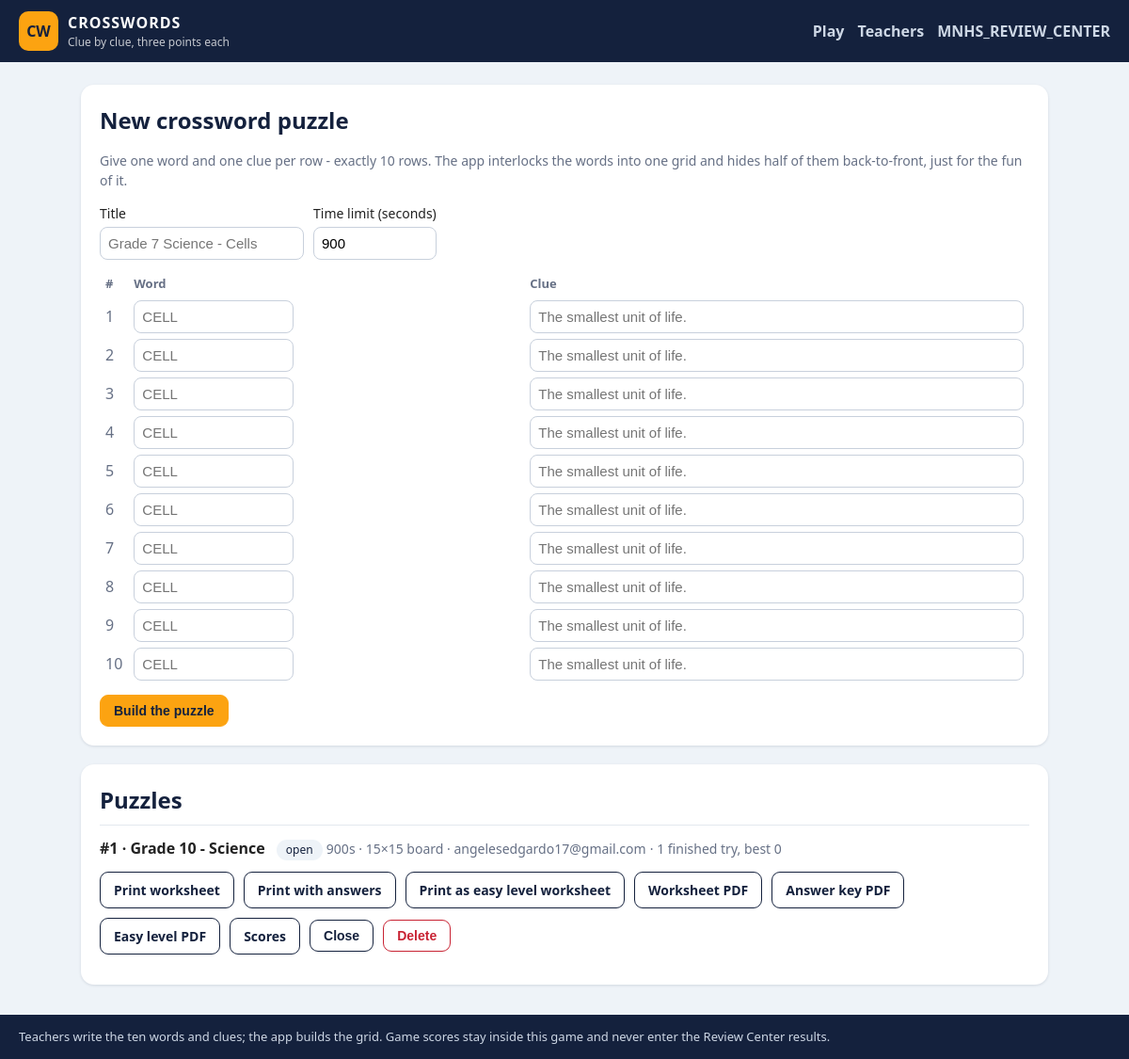
/games/crossword/manage (signed in), run on the app's committed database.
### tables this page shows
CREATE TABLE cw_puzzles(
    id INTEGER PRIMARY KEY,
    title TEXT NOT NULL,
    status TEXT NOT NULL DEFAULT 'open',
    time_limit INTEGER NOT NULL DEFAULT 900,
    seed INTEGER NOT NULL DEFAULT 0,
    rows INTEGER NOT NULL DEFAULT 0,
    cols INTEGER NOT NULL DEFAULT 0,
    grid TEXT NOT NULL DEFAULT '[]',
    placements TEXT NOT NULL DEFAULT '[]',
    created_by TEXT NOT NULL DEFAULT '',
    created TEXT NOT NULL,
    closed TEXT
);

### Crosswords/app.py (the view)
@bp.route("/manage")
def manage():
    if not admin_allowed():
        return render_template("cw_closed.html"), 403
    rows = many("SELECT * FROM cw_puzzles ORDER BY id DESC")
    stats = {r["pid"]: r for r in many(
        "SELECT puzzle_id pid, COUNT(*) plays, MAX(score) best FROM cw_attempts "
        "WHERE finished IS NOT NULL GROUP BY puzzle_id")}
    return render_template("cw_admin.html", rows=rows, stats=stats,
                           notice=request.args.get("notice"),
                           problem=request.args.get("problem"),
                           words=WORDS_PER_PUZZLE, default_limit=DEFAULT_LIMIT)

### Crosswords/app.py (called while the page is built)
def db():
    conn = getattr(_thread, "conn", None)
    if conn is None:
        conn = sqlite3.connect(DB, check_same_thread=False, timeout=20)
        conn.row_factory = sqlite3.Row
        _thread.conn = conn
    return conn

def many(sql, args=()):
    return db().execute(sql, args).fetchall()

def admin_allowed():
    if is_admin is None:
        return True
    return bool(is_admin())

@bp.context_processor
def ctx():
    return {"back_url": current_app.config.get("CROSSWORDS_BACK_URL"),
            "game_name": "Crosswords",
            "words_per_puzzle": WORDS_PER_PUZZLE,
            "points_per_word": POINTS_PER_WORD,
            "max_points": MAX_POINTS}

### app.py (called while the page is built)
def admin_db_cache(key, query):
    global _ADMIN_DB_CACHE_AT
    now = time.time()
    if now - _ADMIN_DB_CACHE_AT >= 1.0:
        _ADMIN_DB_CACHE.clear()
        _ADMIN_DB_CACHE_AT = now
    if key not in _ADMIN_DB_CACHE:
        _ADMIN_DB_CACHE[key] = query()
    return _ADMIN_DB_CACHE[key]

def normalize_caps(values):
    out = []
    for value in values or []:
        if not str(value).strip():
            continue
        key = str(value).strip().lower().replace('-', '_')
        for canonical, spellings in CAPABILITY_ALIASES.items():
            if key in spellings or key == canonical.replace('_', ' '):
                key = canonical
                break
        if key not in out:
            out.append(key)
    return out

def caps_match(want, caps):
    wanted = normalize_caps([want])
    return bool(wanted) and wanted[0] in normalize_caps(caps)

def cap_label(capability):
    folded = normalize_caps([capability])
    if not folded:
        return ''
    return CAP_LABELS.get(folded[0], folded[0].replace('_', ' '))

def admin_levels():
    def load():
        out = {level: [] for level in reversed(ADMIN_LEVELS)}
        for row in admin_sql('SELECT level, capability FROM roles ORDER BY level',
                             as_rows=True):
            out.setdefault(row['level'], []).append(row['capability'])
        return out
    return admin_db_cache('levels', load)

def roles_for(level):
    if not level:
        return []
    key = LEGACY_LEVEL_KEYS.get(level, level)
    caps = normalize_caps(admin_levels().get(key))
    return caps or level_caps(key)

def current_user():
    uid = session.get('user_id')
    if not uid:
        return None
    return db.session.get(User, uid)

def is_admin(user):
    return bool(user) and (user.email or '').strip().lower() == ADMIN_EMAIL

### Crosswords/templates/cw_admin.html (shortened to what this page needs)
{% extends "cw_base.html" %}
{% block body %}
<section class="card">
  <h2>New crossword puzzle</h2>
  <p class="muted">Give one word and one clue per row - exactly {{ words }} rows.
    The app interlocks the words into one grid and hides half of them
    back-to-front, just for the fun of it.</p>
  <form method="post" action="{{ url_for('crossword.create') }}" class="create">
    <div class="row">
      <label>Title
        <input name="title" maxlength="120" required
               value="{{ form.title if form else '' }}" placeholder="Grade 7 Science - Cells">
      </label>
      <label>Time limit (seconds)
        <input name="time_limit" type="number" min="60" max="3600" step="30"
               value="{{ form.time_limit if form else default_limit }}">
      </label>
    </div>
    <table class="wordlist">
      <tr><th>#</th><th>Word</th><th>Clue</th></tr>
      {% for i in range(words) %}
      <tr>
        <td>{{ i + 1 }}</td>
        <td><input name="word[]" maxlength="15" placeholder="CELL"
                   value="{{ form.words[i] if form and form.words|length > i else '' }}"></td>
        <td><input name="clue[]" maxlength="300" placeholder="The smallest unit of life."
                   value="{{ form.clues[i] if form and form.clues|length > i else '' }}"></td>
      </tr>
      {% endfor %}
    </table>
    <button class="btn primary" type="submit">Build the puzzle</button>
  </form>
</section>
<section class="card">
  <h2>Puzzles</h2>
  {% for r in rows %}
    <div class="puzzle-row">
      <div>
        <b>#{{ r.id }} &middot; {{ r.title }}</b>
        <span class="chip {{ 'off' if r.status == 'closed' }}">{{ r.status }}</span>
        <span class="muted">{{ r.time_limit }}s &middot; {{ r.rows }}&times;{{ r.cols }} board
          {% if r.created_by %}&middot; {{ r.created_by }}{% endif %}</span>
        {% set s = stats.get(r.id) %}
        {% if s %}<span class="muted">&middot; {{ s.plays }} finished {{ 'try' if s.plays == 1 else 'tries' }},
          best {{ s.best }}</span>{% endif %}
      </div>
      <div class="row wrap">
        <a class="btn" href="{{ url_for('crossword.worksheet_print', pid=r.id) }}">Print worksheet</a>
        <a class="btn" href="{{ url_for('crossword.worksheet_print_key', pid=r.id) }}">Print with answers</a>
        <a class="btn" href="{{ url_for('crossword.worksheet_print_easy', pid=r.id) }}">Print as easy level worksheet</a>
        <a class="btn" href="{{ url_for('crossword.pdf_unsolved', pid=r.id) }}">Worksheet PDF</a>
        <a class="btn" href="{{ url_for('crossword.pdf_solved', pid=r.id) }}">Answer key PDF</a>
        <a class="btn" href="{{ url_for('crossword.pdf_easy', pid=r.id) }}">Easy level PDF</a>
        <a class="btn" href="{{ url_for('crossword.scores', pid=r.id) }}">Scores</a>
        {% if r.status == 'open' %}
        <form method="post" action="{{ url_for('crossword.close', pid=r.id) }}">
          <button class="btn" type="submit">Close</button>
        </form>
        {% endif %}
        <form method="post" action="{{ url_for('crossword.delete', pid=r.id) }}"
              onsubmit="return confirm('Delete puzzle #{{ r.id }} and every attempt at it?');">
          <button class="btn danger" type="submit">Delete</button>
        </form>
      </div>
    </div>
  {% endfor %}
</section>
{% endblock %}

### Crosswords/static/crossword.css (style rules this page uses)
* { box-sizing: border-box; }
body { margin: 0; background: #eef3f8; color: #222; font: 16px/1.5 "Segoe UI", Roboto, Helvetica, Arial, sans-serif; }
.card { background: #fff; border-radius: 14px; padding: 20px; margin-bottom: 20px; box-shadow: 0 1px 3px rgba(20, 33, 61, .12); }
h2 { margin: 0 0 8px; color: #14213d; }
.muted { color: #667085; font-size: 14px; }
.row { display: flex; gap: 10px; align-items: end; }
.row.wrap { flex-wrap: wrap; align-items: center; }
.btn { display: inline-block; border: 1px solid #14213d; background: #fff; color: #14213d; border-radius: 9px; padding: 8px 14px; font-weight: 600; font-size: 14px; text-decoration: none; cursor: pointer; }
.btn.primary { background: #fca311; border-color: #fca311; color: #14213d; }
.btn.danger { border-color: #c82333; color: #c82333; }
.chip { display: inline-block; background: #eef3f8; border-radius: 20px; font-size: 12px; padding: 2px 10px; margin-left: 8px; color: #14213d; }
.puzzle-row { display: flex; justify-content: space-between; align-items: center; gap: 12px; border-top: 1px solid #e3e8ef; padding: 12px 0; flex-wrap: wrap; }
.create .row { flex-wrap: wrap; }
.create label { display: flex; flex-direction: column; gap: 4px; font-size: 14px; }
.create input, .wordlist input { border: 1px solid #c8d0dc; border-radius: 8px; padding: 8px; font-size: 15px; }
.wordlist { border-collapse: collapse; margin: 12px 0; width: 100%; }
.wordlist th { text-align: left; font-size: 13px; color: #667085; padding: 4px 6px; }
.wordlist td { padding: 3px 6px; }
.wordlist td:first-child { width: 30px; color: #667085; }
.wordlist input[name="word[]"] { width: 170px; text-transform: uppercase; }
.wordlist input[name="clue[]"] { width: 100%; min-width: 220px; }

### data on the page
cw_puzzles: id "1", title "Grade 10 - Science", status "open", time_limit "900", rows "15", cols "15", created_by "angelesedgardo17@gmail.com", plays "1", plays "try", best "0"

### other printed values
{{ words }} "10"
{{ i + 1 }} "1" "2" "3" "4" "5" "6" "7" "8" "9" "10"
